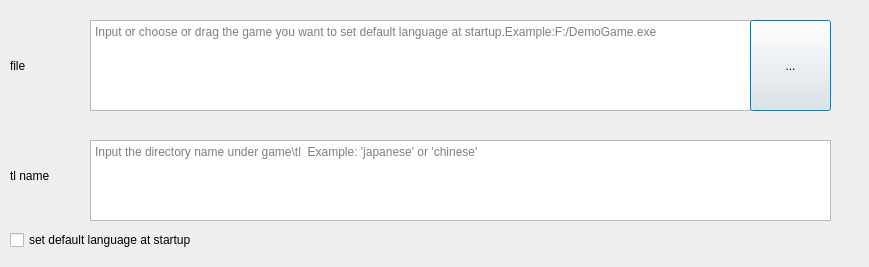
<?xml version="1.0" encoding="UTF-8"?>
<ui version="4.0">
 <class>DefaultLanguageDialog</class>
 <widget class="QDialog" name="DefaultLanguageDialog">
  <property name="geometry">
   <rect>
    <x>0</x>
    <y>0</y>
    <width>869</width>
    <height>267</height>
   </rect>
  </property>
  <property name="windowTitle">
   <string>set default langauge at startup</string>
  </property>
  <widget class="QTextEdit" name="selectFileText">
   <property name="geometry">
    <rect>
     <x>90</x>
     <y>20</y>
     <width>661</width>
     <height>91</height>
    </rect>
   </property>
   <property name="toolTip">
    <string/>
   </property>
   <property name="placeholderText">
    <string>Input or choose or drag the game you want to set default language at startup.Example:F:/DemoGame.exe</string>
   </property>
  </widget>
  <widget class="QLabel" name="label">
   <property name="geometry">
    <rect>
     <x>10</x>
     <y>35</y>
     <width>81</width>
     <height>61</height>
    </rect>
   </property>
   <property name="text">
    <string>file</string>
   </property>
   <property name="wordWrap">
    <bool>true</bool>
   </property>
  </widget>
  <widget class="QPushButton" name="selectFileBtn">
   <property name="geometry">
    <rect>
     <x>750</x>
     <y>20</y>
     <width>81</width>
     <height>91</height>
    </rect>
   </property>
   <property name="text">
    <string notr="true">...</string>
   </property>
  </widget>
  <widget class="QCheckBox" name="setDefaultLanguageCheckBox">
   <property name="geometry">
    <rect>
     <x>10</x>
     <y>230</y>
     <width>821</width>
     <height>20</height>
    </rect>
   </property>
   <property name="text">
    <string>set default language at startup</string>
   </property>
  </widget>
  <widget class="QLabel" name="label_8">
   <property name="geometry">
    <rect>
     <x>10</x>
     <y>150</y>
     <width>81</width>
     <height>51</height>
    </rect>
   </property>
   <property name="text">
    <string>tl name</string>
   </property>
   <property name="wordWrap">
    <bool>true</bool>
   </property>
  </widget>
  <widget class="QTextEdit" name="tlNameText">
   <property name="geometry">
    <rect>
     <x>90</x>
     <y>140</y>
     <width>741</width>
     <height>81</height>
    </rect>
   </property>
   <property name="placeholderText">
    <string>Input the directory name under game\tl  Example: 'japanese' or 'chinese'</string>
   </property>
  </widget>
 </widget>
 <resources/>
 <connections/>
</ui>
